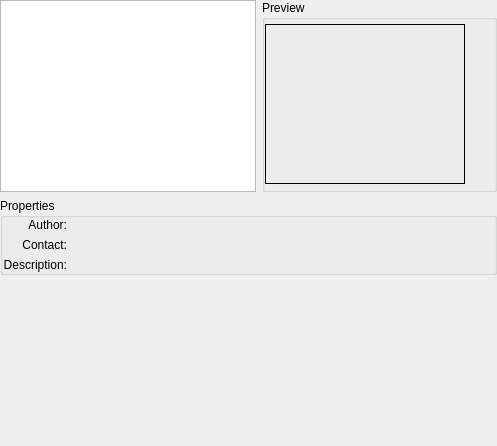
<ui version="4.0" >
 <class>BackgroundSelector</class>
 <widget class="QWidget" name="BackgroundSelector" >
  <property name="geometry" >
   <rect>
    <x>0</x>
    <y>0</y>
    <width>497</width>
    <height>446</height>
   </rect>
  </property>
  <property name="maximumSize" >
   <size>
    <width>800</width>
    <height>600</height>
   </size>
  </property>
  <layout class="QVBoxLayout" >
   <property name="spacing" >
    <number>6</number>
   </property>
   <property name="margin" >
    <number>0</number>
   </property>
   <item>
    <layout class="QHBoxLayout" >
     <property name="spacing" >
      <number>6</number>
     </property>
     <property name="margin" >
      <number>0</number>
     </property>
     <item>
      <widget class="QListWidget" name="backgroundNameList" >
       <property name="minimumSize" >
        <size>
         <width>120</width>
         <height>0</height>
        </size>
       </property>
      </widget>
     </item>
     <item>
      <widget class="QGroupBox" name="groupBox_2" >
       <property name="sizePolicy" >
        <sizepolicy vsizetype="Expanding" hsizetype="Expanding" >
         <horstretch>0</horstretch>
         <verstretch>0</verstretch>
        </sizepolicy>
       </property>
       <property name="title" >
        <string>Preview</string>
       </property>
       <layout class="QVBoxLayout" >
        <property name="spacing" >
         <number>6</number>
        </property>
        <property name="margin" >
         <number>0</number>
        </property>
        <item>
         <widget class="QLabel" name="backgroundPreview" >
          <property name="sizePolicy" >
           <sizepolicy vsizetype="Fixed" hsizetype="Fixed" >
            <horstretch>0</horstretch>
            <verstretch>0</verstretch>
           </sizepolicy>
          </property>
          <property name="minimumSize" >
           <size>
            <width>200</width>
            <height>160</height>
           </size>
          </property>
          <property name="frameShape" >
           <enum>QFrame::Box</enum>
          </property>
         </widget>
        </item>
       </layout>
      </widget>
     </item>
    </layout>
   </item>
   <item>
    <widget class="QGroupBox" name="groupBox" >
     <property name="title" >
      <string>Properties</string>
     </property>
     <layout class="QHBoxLayout" >
      <property name="spacing" >
       <number>6</number>
      </property>
      <property name="margin" >
       <number>0</number>
      </property>
      <item>
       <layout class="QVBoxLayout" >
        <property name="spacing" >
         <number>6</number>
        </property>
        <property name="margin" >
         <number>0</number>
        </property>
        <item>
         <widget class="QLabel" name="labelAuthor" >
          <property name="text" >
           <string>Author:</string>
          </property>
          <property name="alignment" >
           <set>Qt::AlignRight|Qt::AlignTrailing|Qt::AlignVCenter</set>
          </property>
         </widget>
        </item>
        <item>
         <widget class="QLabel" name="labelContact" >
          <property name="text" >
           <string>Contact:</string>
          </property>
          <property name="alignment" >
           <set>Qt::AlignRight|Qt::AlignTrailing|Qt::AlignVCenter</set>
          </property>
         </widget>
        </item>
        <item>
         <widget class="QLabel" name="labelDescription" >
          <property name="text" >
           <string>Description:</string>
          </property>
          <property name="alignment" >
           <set>Qt::AlignRight|Qt::AlignTrailing|Qt::AlignVCenter</set>
          </property>
         </widget>
        </item>
       </layout>
      </item>
      <item>
       <layout class="QVBoxLayout" >
        <property name="spacing" >
         <number>6</number>
        </property>
        <property name="margin" >
         <number>0</number>
        </property>
        <item>
         <widget class="QLabel" name="backgroundAuthor" >
          <property name="text" >
           <string/>
          </property>
         </widget>
        </item>
        <item>
         <widget class="QLabel" name="backgroundContact" >
          <property name="text" >
           <string/>
          </property>
         </widget>
        </item>
        <item>
         <widget class="QLabel" name="backgroundDescription" >
          <property name="text" >
           <string/>
          </property>
         </widget>
        </item>
       </layout>
      </item>
      <item>
       <spacer>
        <property name="orientation" >
         <enum>Qt::Horizontal</enum>
        </property>
        <property name="sizeHint" stdset="0" >
         <size>
          <width>40</width>
          <height>20</height>
         </size>
        </property>
       </spacer>
      </item>
     </layout>
    </widget>
   </item>
   <item>
    <spacer>
     <property name="orientation" >
      <enum>Qt::Vertical</enum>
     </property>
     <property name="sizeHint" stdset="0" >
      <size>
       <width>20</width>
       <height>40</height>
      </size>
     </property>
    </spacer>
   </item>
  </layout>
 </widget>
 <resources/>
 <connections/>
</ui>
